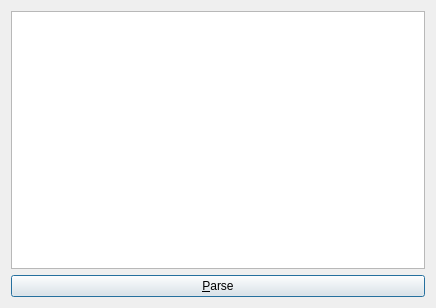
<?xml version="1.0" encoding="UTF-8"?>
<ui version="4.0">
 <class>CFTest1Class</class>
 <widget class="QDialog" name="CFTest1Class">
  <property name="geometry">
   <rect>
    <x>0</x>
    <y>0</y>
    <width>436</width>
    <height>308</height>
   </rect>
  </property>
  <property name="windowTitle">
   <string>CFTest1(new)</string>
  </property>
  <layout class="QGridLayout" name="gridLayout">
   <property name="sizeConstraint">
    <enum>QLayout::SetNoConstraint</enum>
   </property>
   <item row="0" column="0">
    <layout class="QVBoxLayout" name="verticalLayout">
     <item>
      <widget class="QListWidget" name="listWidget"/>
     </item>
     <item>
      <widget class="QPushButton" name="pushButton">
       <property name="text">
        <string>&amp;Parse</string>
       </property>
      </widget>
     </item>
    </layout>
   </item>
  </layout>
 </widget>
 <layoutdefault spacing="6" margin="11"/>
 <resources/>
 <connections/>
</ui>
